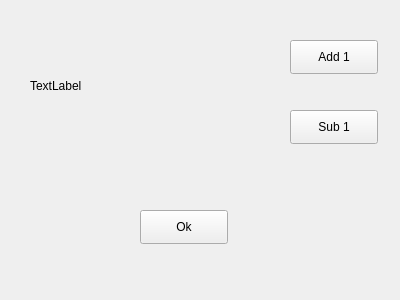
<?xml version="1.0" encoding="UTF-8"?>
<ui version="4.0">
 <class>Widget1</class>
 <widget class="QWidget" name="Widget1">
  <property name="geometry">
   <rect>
    <x>0</x>
    <y>0</y>
    <width>400</width>
    <height>300</height>
   </rect>
  </property>
  <property name="windowTitle">
   <string>Form</string>
  </property>
  <widget class="QPushButton" name="pushButton">
   <property name="geometry">
    <rect>
     <x>290</x>
     <y>40</y>
     <width>88</width>
     <height>34</height>
    </rect>
   </property>
   <property name="text">
    <string>Add 1</string>
   </property>
  </widget>
  <widget class="QPushButton" name="pushButton_2">
   <property name="geometry">
    <rect>
     <x>290</x>
     <y>110</y>
     <width>88</width>
     <height>34</height>
    </rect>
   </property>
   <property name="text">
    <string>Sub 1</string>
   </property>
  </widget>
  <widget class="QLabel" name="label">
   <property name="geometry">
    <rect>
     <x>30</x>
     <y>50</y>
     <width>211</width>
     <height>71</height>
    </rect>
   </property>
   <property name="text">
    <string>TextLabel</string>
   </property>
  </widget>
  <widget class="QPushButton" name="pushButton_3">
   <property name="geometry">
    <rect>
     <x>140</x>
     <y>210</y>
     <width>88</width>
     <height>34</height>
    </rect>
   </property>
   <property name="text">
    <string>Ok</string>
   </property>
  </widget>
 </widget>
 <resources/>
 <connections/>
</ui>
